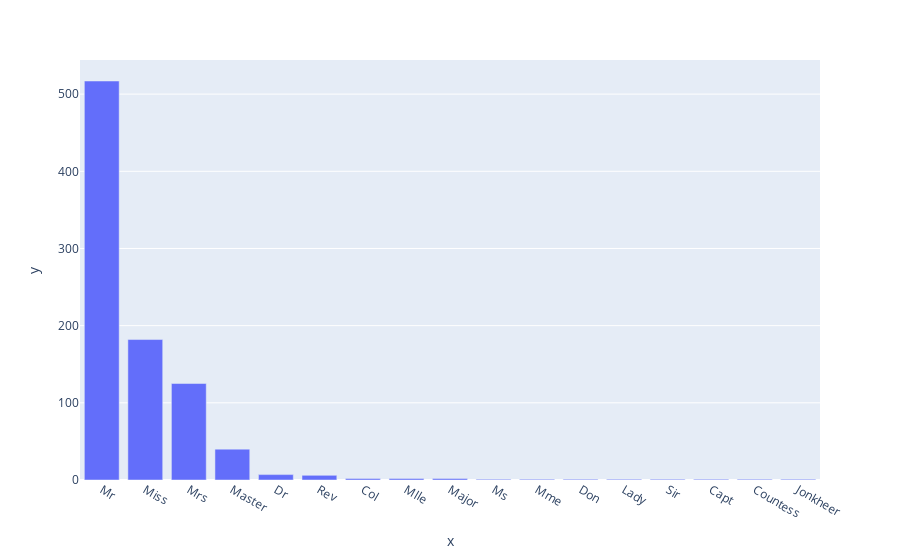

The code cell stored with this chart in its notebook:
### Code cell
import plotly.express as px
px.bar(x = title.index, y = title.values)

### Figure 1 — Plotly figure (JSON) as saved in the notebook; plotly's stock layout.template omitted (floating-point values rounded to 4 significant figures)
{"data": [{"alignmentgroup": "True", "hovertemplate": "x=%{x}<br>y=%{y}<extra></extra>", "legendgroup": "", "marker": {"color": "#636efa", "pattern": {"shape": ""}}, "name": "", "offsetgroup": "", "orientation": "v", "showlegend": false, "textposition": "auto", "type": "bar", "x": ["Mr", "Miss", "Mrs", "Master", "Dr", "Rev", "Col", "Mlle", "Major", "Ms", "Mme", "Don", "Lady", "Sir", "Capt", "Countess", "Jonkheer"], "xaxis": "x", "y": [517, 182, 125, 40, 7, 6, 2, 2, 2, 1, 1, 1, 1, 1, 1, 1, 1], "yaxis": "y"}], "layout": {"barmode": "relative", "legend": {"tracegroupgap": 0}, "margin": {"t": 60}, "xaxis": {"anchor": "y", "domain": [0, 1], "title": {"text": "x"}}, "yaxis": {"anchor": "x", "domain": [0, 1], "title": {"text": "y"}}}}
